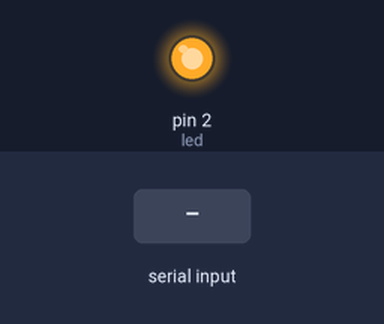
Simulated run of this sketch. Board: Arduino Uno, built with avr-gcc and run on an emulated ATmega328P. On the bench: output pins drawn as LEDs (lit = HIGH). The inputs (shaded band) are chosen by the test bench. What the sketch prints to the serial monitor is not drawn.

Above: at 1.2 s.
1.3 s: "1" received over the second serial link
Timing chart, 0 to 4.3 s (numbered marks = the images above; inputs shaded):
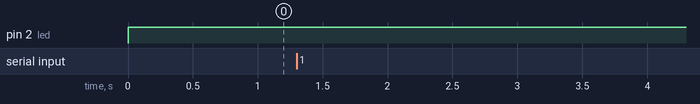

Measured:
- after the input at 1.3 s, every drawn part: stays the same

The sketch:

Serial_with_kim.ino
```cpp
#include <SoftwareSerial.h>

SoftwareSerial mySerial(0, 1); // RX, TX
int led = 2;           // the PWM pin the LED is attached to
int A;
String message;
void setup() {
  Serial.begin(115200);
  mySerial.begin(115200);
  pinMode(led, OUTPUT);
  /*
  pinMode(9, INPUT);
  pinMode(10, OUTPUT);
  */
  mySerial.println("Hello, Kim?");
}

void loop() {

  if (mySerial.available()){
    message = mySerial.readString();
    Serial.println(message);
  }
  if (Serial.available()){
    mySerial.write(Serial.read());
  }

  /*
  A = mySerial.parseInt();
  if(A > 0){
    for (int i=0; i < A; i++){
      digitalWrite(led, LOW);
      delay(50);
      digitalWrite(led, HIGH);
      delay(50);
      }
    }
    */
  digitalWrite(led, HIGH);
  /*
A = mySerial.parseInt();
  if (mySerial.available()){
    Serial.write(mySerial.read());
  }
  if (Serial.available()){
    mySerial.write(Serial.read());
  }
  if ( A > 500){
    digitalWrite(led, LOW);
    }
  else{
    digitalWrite(led, HIGH);
    }
  delay(500);
  */
}
```
